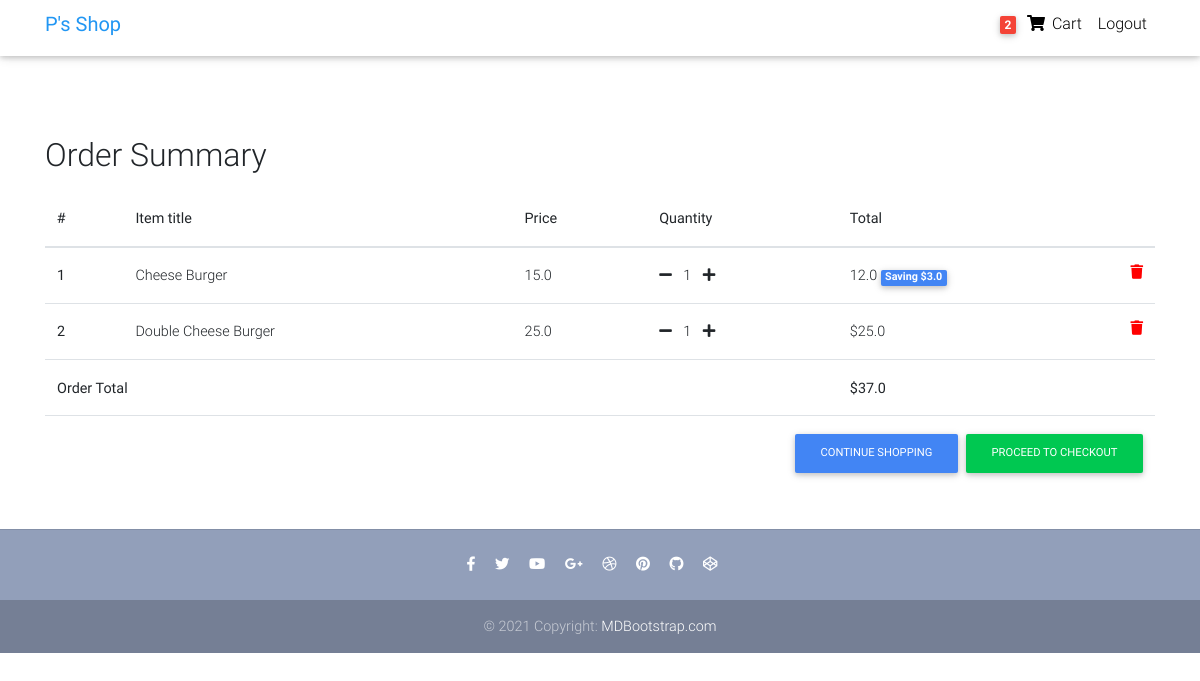
Page /order/order-summary/ (signed in) on the earlier database version.
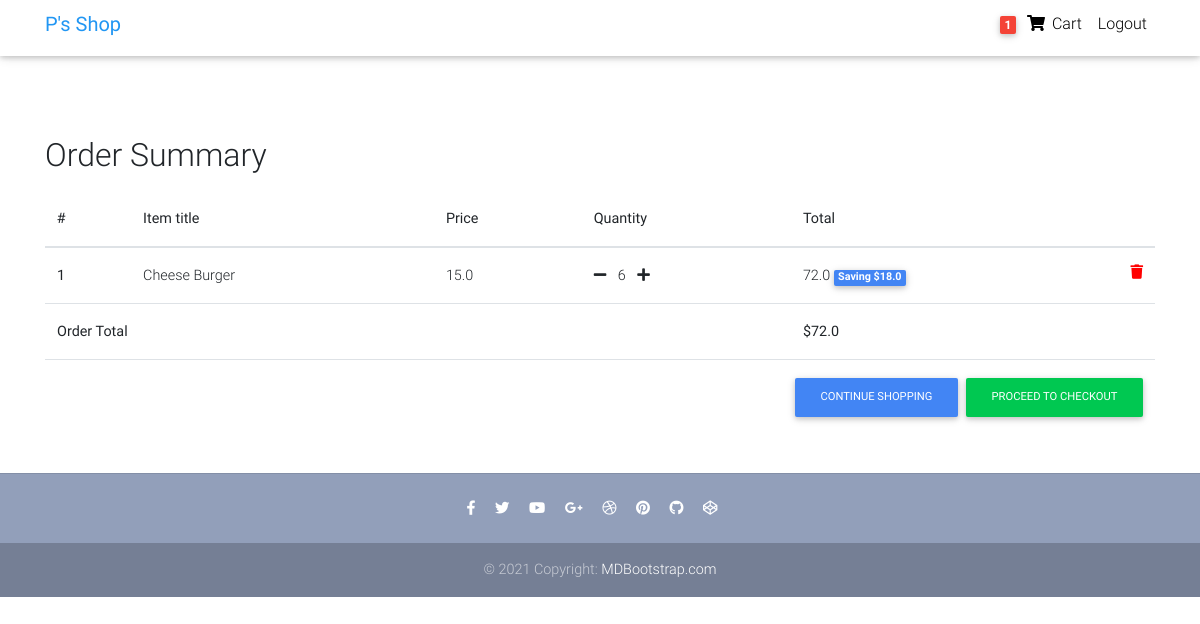
Same page on the later database version.
### Order/models.py (models this page shows, shortened)
class Order(models.Model):
    user = models.ForeignKey(settings.AUTH_USER_MODEL, on_delete=models.CASCADE)
    ref_code = models.CharField(max_length=20, blank=True, null=True)
    items = models.ManyToManyField(OrderItem)
    start_date = models.DateTimeField(auto_now_add=True)
    ordered_date = models.DateTimeField()
    ordered = models.BooleanField(default=False)
    shipping_address = models.ForeignKey('Address', related_name="shipping_address", on_delete=models.SET_NULL, blank=True, null=True)
    billing_address = models.ForeignKey('Address', related_name="billing_address", on_delete=models.SET_NULL, blank=True, null=True)
    payment = models.ForeignKey('Payment', on_delete=models.SET_NULL, blank=True, null=True)
    coupon = models.ForeignKey("Coupon", on_delete=models.SET_NULL, blank=True, null=True)
    Being_delivered = models.BooleanField(default=False)
    Received = models.BooleanField(default=False)
    refund_requested = models.BooleanField(default=False)
    refund_granted = models.BooleanField(default=False)
    def get_total(self):
        total = 0
        amount = models.FloatField()
        for order_item in self.items.all():
            total += order_item.get_final_price()
        if self.coupon:
            total -= self.coupon.amount
        return total

class OrderItem(models.Model):
    user = models.ForeignKey(settings.AUTH_USER_MODEL,
                                on_delete=models.CASCADE)
    ordered = models.BooleanField(default=False)
    item = models.ForeignKey(Item, on_delete=models.CASCADE)
    quantity = models.IntegerField(default=1)
    def get_total_item_price(self):
        return self.quantity * self.item.price
    def get_total_discount_price(self):
        return self.quantity * self.item.discount_price
    def get_amount_saved(self):
        return self.get_total_item_price() - self.get_total_discount_price()
    def get_final_price(self):
        if self.item.discount_price:
            return self.get_total_discount_price()
        else:
            return self.get_total_item_price()

class Item(models.Model):
    title = models.CharField(max_length=100)
    price = models.FloatField()
    discount_price = models.FloatField(blank=True, null=True)
    category = models.CharField(choices=CATEGORY_CHOICES, max_length=2)
    label =  models.CharField(choices=LABEL_CHOICES, max_length=1)
    slug = models.SlugField()
    description = models.TextField()
    image = models.ImageField()

### Order/views.py (the view)
# urls.py: path('order-summary/', OrderSummaryView.as_view(), name="order_summary"),
class OrderSummaryView(LoginRequiredMixin, View):
    def get(self, *args, **kwargs):
        try:
            order = Order.objects.get(user=self.request.user, ordered=False)
            context = {
                "object": order,
            }
            return render(self.request, 'Order/order_summary.html', context)
        except ObjectDoesNotExist:
            messages.error(self.request, "You do not have an active order")
            return redirect("item_list")

### Order/templatetags/cart_template_tags.py (called while the page is built)
@register.filter
def cart_item_count(user):
    if user.is_authenticated:
        qs = Order.objects.filter(user=user, ordered=False)
        if qs.exists():
            return qs[0].items.count()
    return 0

### Order/templates/Order/order_summary.html (shortened to what this page needs)
{% load static %}
{% load cart_template_tags %}
<!DOCTYPE html>
<html lang="en">
<head>
  <link rel="stylesheet" href="https://use.fontawesome.com/releases/v5.11.2/css/all.css">
  <link href="{% static 'Order/css/bootstrap.min.css' %}" rel="stylesheet">
  <link href="{% static 'Order/css/mdb.min.css' %}" rel="stylesheet">
  <link href="{% static 'Order/css/style.min.css' %}" rel="stylesheet">
</head>
<body>
  <nav class="navbar fixed-top navbar-expand-lg navbar-light white scrolling-navbar pt-lg-1">
    <div class="container">
      <a class="navbar-brand waves-effect" href="https://mdbootstrap.com/docs/jquery/" target="_self">
        <strong class="blue-text">P's Shop</strong>
      </a>
      <div class="collapse navbar-collapse" id="navbarSupportedContent">
        <ul class="navbar-nav nav-flex-icons">
          {% if request.user.is_authenticated %}
          <li class="nav-item">
            <a class="nav-link waves-effect">
              <span class="badge red z-depth-1 mr-1"> {{request.user|cart_item_count }} </span>
              <i class="fas fa-shopping-cart"></i>
              <span class="clearfix d-none d-sm-inline-block"> Cart </span>
            </a>
          </li>
          <li class="nav-item">
            <a class="nav-link waves-effect" href="{% url 'logout' %}">
              <span class="clearfix d-none d-sm-inline-block">Logout</span>
            </a>
          </li>
          {% endif %}
        </ul>
      </div>
    </div>
  </nav>
  <div class="mt-5 pt-3">
  </div>
  <main>
    <div class="container mt-lg-5">
        <div class="table-responsive text-nowrap">
        <h2 class="mt-4">Order Summary</h2>
        <table class="table mt-lg-3">
            <thead>
                <tr>
                    <th scope="col">#</th>
                    <th scope="col">Item title</th>
                    <th scope="col">Price</th>
                    <th scope="col">Quantity</th>
                    <th scope="col">Total</th>
                </tr>
            </thead>
            <tbody>
            {% for order_item in object.items.all %}
                <tr>
                    <th scope="row">{{ forloop.counter }}</th>
                    <td>{{ order_item.item.title }}</td>
                    <td>{{ order_item.item.price }}</td>
                    <td>
                        <a href="{% url 'remove_single_item_from_cart' order_item.item.slug %}"><i class="fas fa-minus mr-2"></i></a>
                        {{ order_item.quantity }}
                        <a href="{% url 'add_to_cart' order_item.item.slug %}"><i class="fas fa-plus ml-2"></i></a>
                    </td>
                    <td>
                        {% if order_item.item.discount_price %}
                            {{ order_item.get_total_discount_price }}
                            <span class="badge badge-primary">Saving ${{ order_item.get_amount_saved }}</span>
                        {% else %}
                            ${{ order_item.get_total_item_price }}
                        {% endif %}
                        <a style="color: red;" href="{% url 'remove_from_cart' order_item.item.slug %}"><i class="fas fa-trash float-right"></i></a>
                    </td>
                </tr>
             {% endfor %}
             {% if object.get_total %}
             <tr>
                 <td colspan="4"><b>Order Total</b></td>
                <td><strong>${{ object.get_total}}</strong></td>
            </tr>
            <tr>
                <td colspan="5">
                    <a style="float: right;" class="btn btn-success ml-2 btn-md" href="{% url 'checkout' %}">Proceed to Checkout</a>
                    <a style="float: right;" class="btn btn-primary  btn-md" href="{% url 'item_list' %}">Continue Shopping</a>
                </td>
           </tr>
           {% endif %}
            </tbody>
        </table>
        </div>
    </div>
  </main>
  <footer class="page-footer text-center font-small mt-2 wow fadeIn">
    <hr class="my-4">
    <div class="pb-4">
      <a href="https://www.facebook.com/mdbootstrap" target="_blank">
        <i class="fab fa-facebook-f mr-3"></i>
      </a>
      <a href="https://twitter.com/MDBootstrap" target="_blank">
        <i class="fab fa-twitter mr-3"></i>
      </a>
      <a href="https://www.youtube.com/watch?v=7MUISDJ5ZZ4" target="_blank">
        <i class="fab fa-youtube mr-3"></i>
      </a>
      <a href="https://plus.google.com/u/0/b/107863090883699620484" target="_blank">
        <i class="fab fa-google-plus-g mr-3"></i>
      </a>
      <a href="https://dribbble.com/mdbootstrap" target="_blank">
        <i class="fab fa-dribbble mr-3"></i>
      </a>
      <a href="https://pinterest.com/mdbootstrap" target="_blank">
        <i class="fab fa-pinterest mr-3"></i>
      </a>
      <a href="https://github.com/mdbootstrap/bootstrap-material-design" target="_blank">
        <i class="fab fa-github mr-3"></i>
      </a>
      <a href="http://codepen.io/mdbootstrap/" target="_blank">
        <i class="fab fa-codepen mr-3"></i>
      </a>
    </div>
    <div class="footer-copyright py-3">
      © 2021 Copyright:
      <a href="https://mdbootstrap.com/education/bootstrap/" target="_blank"> MDBootstrap.com </a>
    </div>
  </footer>
</body>
</html>

### Order/templates/Order/order_summary.html (style rules this page uses)
html, body, header, .carousel { height: 60vh; }

Differences in the rows shown:
no longer on this page (row unchanged): OrderItem: item "Double Cheese Burger", item.price "25.0", quantity "1", get_total_item_price "25.0"
changed OrderItem "Cheese Burger": quantity "1" → "6"; get_total_discount_price "12.0" → "72.0"; get_amount_saved "3.0" → "18.0"
changed through a linked row, Order: get_total "37.0" → "72.0"
Other differences:
{{ request.user|cart_item_count }}: "2" → "1"
